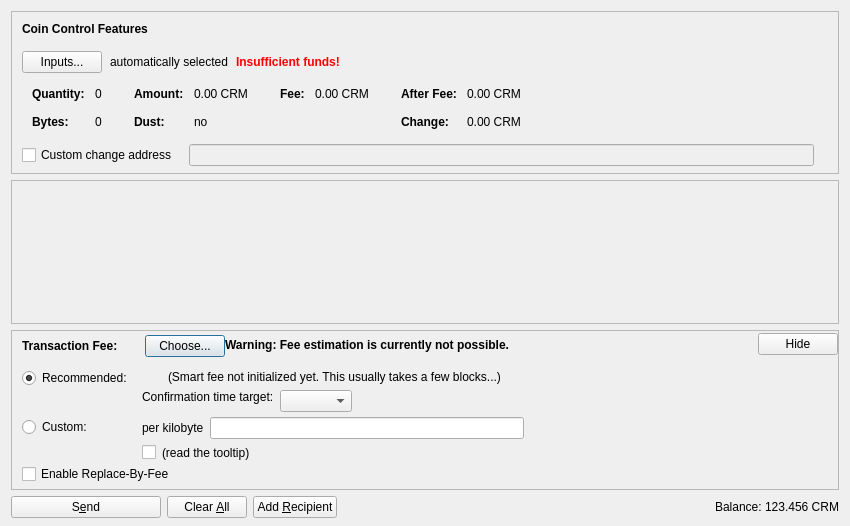
<?xml version="1.0" encoding="UTF-8"?>
<ui version="4.0">
 <class>SendCoinsDialog</class>
 <widget class="QDialog" name="SendCoinsDialog">
  <property name="geometry">
   <rect>
    <x>0</x>
    <y>0</y>
    <width>850</width>
    <height>526</height>
   </rect>
  </property>
  <property name="windowTitle">
   <string>Send Coins</string>
  </property>
  <layout class="QVBoxLayout" name="verticalLayout" stretch="0,1,0,0">
   <property name="bottomMargin">
    <number>8</number>
   </property>
   <item>
    <widget class="QFrame" name="frameCoinControl">
     <property name="sizePolicy">
      <sizepolicy hsizetype="Expanding" vsizetype="Expanding">
       <horstretch>0</horstretch>
       <verstretch>0</verstretch>
      </sizepolicy>
     </property>
     <property name="maximumSize">
      <size>
       <width>16777215</width>
       <height>16777215</height>
      </size>
     </property>
     <property name="frameShape">
      <enum>QFrame::StyledPanel</enum>
     </property>
     <property name="frameShadow">
      <enum>QFrame::Sunken</enum>
     </property>
     <layout class="QVBoxLayout" name="verticalLayoutCoinControl2">
      <property name="spacing">
       <number>0</number>
      </property>
      <property name="leftMargin">
       <number>0</number>
      </property>
      <property name="topMargin">
       <number>0</number>
      </property>
      <property name="rightMargin">
       <number>0</number>
      </property>
      <property name="bottomMargin">
       <number>6</number>
      </property>
      <item>
       <layout class="QVBoxLayout" name="verticalLayoutCoinControl" stretch="0,0,0,0,1">
        <property name="spacing">
         <number>0</number>
        </property>
        <property name="leftMargin">
         <number>10</number>
        </property>
        <property name="topMargin">
         <number>10</number>
        </property>
        <item>
         <layout class="QHBoxLayout" name="horizontalLayoutCoinControl1">
          <property name="bottomMargin">
           <number>15</number>
          </property>
          <item>
           <widget class="QLabel" name="labelCoinControlFeatures">
            <property name="sizePolicy">
             <sizepolicy hsizetype="Preferred" vsizetype="Maximum">
              <horstretch>0</horstretch>
              <verstretch>0</verstretch>
             </sizepolicy>
            </property>
            <property name="font">
             <font>
              <weight>75</weight>
              <bold>true</bold>
             </font>
            </property>
            <property name="styleSheet">
             <string notr="true">font-weight:bold;</string>
            </property>
            <property name="text">
             <string>Coin Control Features</string>
            </property>
           </widget>
          </item>
         </layout>
        </item>
        <item>
         <layout class="QHBoxLayout" name="horizontalLayoutCoinControl2" stretch="0,0,0,0">
          <property name="spacing">
           <number>8</number>
          </property>
          <property name="bottomMargin">
           <number>10</number>
          </property>
          <item>
           <widget class="QPushButton" name="pushButtonCoinControl">
            <property name="styleSheet">
             <string notr="true"/>
            </property>
            <property name="text">
             <string>Inputs...</string>
            </property>
            <property name="autoDefault">
             <bool>false</bool>
            </property>
           </widget>
          </item>
          <item>
           <widget class="QLabel" name="labelCoinControlAutomaticallySelected">
            <property name="text">
             <string>automatically selected</string>
            </property>
            <property name="margin">
             <number>5</number>
            </property>
           </widget>
          </item>
          <item>
           <widget class="QLabel" name="labelCoinControlInsuffFunds">
            <property name="font">
             <font>
              <weight>75</weight>
              <bold>true</bold>
             </font>
            </property>
            <property name="styleSheet">
             <string notr="true">color:red;font-weight:bold;</string>
            </property>
            <property name="text">
             <string>Insufficient funds!</string>
            </property>
            <property name="margin">
             <number>5</number>
            </property>
           </widget>
          </item>
          <item>
           <spacer name="horizontalSpacerCoinControl">
            <property name="orientation">
             <enum>Qt::Horizontal</enum>
            </property>
            <property name="sizeHint" stdset="0">
             <size>
              <width>40</width>
              <height>1</height>
             </size>
            </property>
           </spacer>
          </item>
         </layout>
        </item>
        <item>
         <widget class="QWidget" name="widgetCoinControl" native="true">
          <property name="sizePolicy">
           <sizepolicy hsizetype="Preferred" vsizetype="Preferred">
            <horstretch>0</horstretch>
            <verstretch>0</verstretch>
           </sizepolicy>
          </property>
          <property name="minimumSize">
           <size>
            <width>0</width>
            <height>0</height>
           </size>
          </property>
          <property name="styleSheet">
           <string notr="true"/>
          </property>
          <layout class="QHBoxLayout" name="horizontalLayoutCoinControl5">
           <property name="leftMargin">
            <number>0</number>
           </property>
           <property name="topMargin">
            <number>0</number>
           </property>
           <property name="rightMargin">
            <number>0</number>
           </property>
           <property name="bottomMargin">
            <number>0</number>
           </property>
           <item>
            <layout class="QHBoxLayout" name="horizontalLayoutCoinControl3" stretch="0,0,0,1">
             <property name="spacing">
              <number>20</number>
             </property>
             <property name="topMargin">
              <number>0</number>
             </property>
             <property name="bottomMargin">
              <number>10</number>
             </property>
             <item>
              <layout class="QFormLayout" name="formLayoutCoinControl1">
               <property name="horizontalSpacing">
                <number>10</number>
               </property>
               <property name="verticalSpacing">
                <number>14</number>
               </property>
               <property name="leftMargin">
                <number>10</number>
               </property>
               <property name="topMargin">
                <number>4</number>
               </property>
               <property name="rightMargin">
                <number>6</number>
               </property>
               <item row="0" column="0">
                <widget class="QLabel" name="labelCoinControlQuantityText">
                 <property name="font">
                  <font>
                   <weight>75</weight>
                   <bold>true</bold>
                  </font>
                 </property>
                 <property name="text">
                  <string>Quantity:</string>
                 </property>
                 <property name="margin">
                  <number>0</number>
                 </property>
                </widget>
               </item>
               <item row="0" column="1">
                <widget class="QLabel" name="labelCoinControlQuantity">
                 <property name="cursor">
                  <cursorShape>IBeamCursor</cursorShape>
                 </property>
                 <property name="contextMenuPolicy">
                  <enum>Qt::ActionsContextMenu</enum>
                 </property>
                 <property name="text">
                  <string notr="true">0</string>
                 </property>
                 <property name="margin">
                  <number>0</number>
                 </property>
                 <property name="textInteractionFlags">
                  <set>Qt::LinksAccessibleByMouse|Qt::TextSelectableByKeyboard|Qt::TextSelectableByMouse</set>
                 </property>
                </widget>
               </item>
               <item row="1" column="0">
                <widget class="QLabel" name="labelCoinControlBytesText">
                 <property name="font">
                  <font>
                   <weight>75</weight>
                   <bold>true</bold>
                  </font>
                 </property>
                 <property name="text">
                  <string>Bytes:</string>
                 </property>
                </widget>
               </item>
               <item row="1" column="1">
                <widget class="QLabel" name="labelCoinControlBytes">
                 <property name="cursor">
                  <cursorShape>IBeamCursor</cursorShape>
                 </property>
                 <property name="contextMenuPolicy">
                  <enum>Qt::ActionsContextMenu</enum>
                 </property>
                 <property name="text">
                  <string notr="true">0</string>
                 </property>
                 <property name="textInteractionFlags">
                  <set>Qt::LinksAccessibleByMouse|Qt::TextSelectableByKeyboard|Qt::TextSelectableByMouse</set>
                 </property>
                </widget>
               </item>
              </layout>
             </item>
             <item>
              <layout class="QFormLayout" name="formLayoutCoinControl2">
               <property name="horizontalSpacing">
                <number>10</number>
               </property>
               <property name="verticalSpacing">
                <number>14</number>
               </property>
               <property name="leftMargin">
                <number>6</number>
               </property>
               <property name="topMargin">
                <number>4</number>
               </property>
               <property name="rightMargin">
                <number>6</number>
               </property>
               <item row="0" column="0">
                <widget class="QLabel" name="labelCoinControlAmountText">
                 <property name="font">
                  <font>
                   <weight>75</weight>
                   <bold>true</bold>
                  </font>
                 </property>
                 <property name="text">
                  <string>Amount:</string>
                 </property>
                 <property name="margin">
                  <number>0</number>
                 </property>
                </widget>
               </item>
               <item row="0" column="1">
                <widget class="QLabel" name="labelCoinControlAmount">
                 <property name="cursor">
                  <cursorShape>IBeamCursor</cursorShape>
                 </property>
                 <property name="contextMenuPolicy">
                  <enum>Qt::ActionsContextMenu</enum>
                 </property>
                 <property name="text">
                  <string notr="true">0.00 CRM</string>
                 </property>
                 <property name="textInteractionFlags">
                  <set>Qt::LinksAccessibleByMouse|Qt::TextSelectableByKeyboard|Qt::TextSelectableByMouse</set>
                 </property>
                </widget>
               </item>
               <item row="1" column="0">
                <widget class="QLabel" name="labelCoinControlLowOutputText">
                 <property name="font">
                  <font>
                   <weight>75</weight>
                   <bold>true</bold>
                  </font>
                 </property>
                 <property name="text">
                  <string>Dust:</string>
                 </property>
                </widget>
               </item>
               <item row="1" column="1">
                <widget class="QLabel" name="labelCoinControlLowOutput">
                 <property name="cursor">
                  <cursorShape>IBeamCursor</cursorShape>
                 </property>
                 <property name="contextMenuPolicy">
                  <enum>Qt::ActionsContextMenu</enum>
                 </property>
                 <property name="text">
                  <string notr="true">no</string>
                 </property>
                 <property name="textInteractionFlags">
                  <set>Qt::LinksAccessibleByMouse|Qt::TextSelectableByKeyboard|Qt::TextSelectableByMouse</set>
                 </property>
                </widget>
               </item>
              </layout>
             </item>
             <item>
              <layout class="QFormLayout" name="formLayoutCoinControl3">
               <property name="horizontalSpacing">
                <number>10</number>
               </property>
               <property name="verticalSpacing">
                <number>14</number>
               </property>
               <property name="leftMargin">
                <number>6</number>
               </property>
               <property name="topMargin">
                <number>4</number>
               </property>
               <property name="rightMargin">
                <number>6</number>
               </property>
               <item row="0" column="0">
                <widget class="QLabel" name="labelCoinControlFeeText">
                 <property name="font">
                  <font>
                   <weight>75</weight>
                   <bold>true</bold>
                  </font>
                 </property>
                 <property name="text">
                  <string>Fee:</string>
                 </property>
                 <property name="margin">
                  <number>0</number>
                 </property>
                </widget>
               </item>
               <item row="0" column="1">
                <widget class="QLabel" name="labelCoinControlFee">
                 <property name="cursor">
                  <cursorShape>IBeamCursor</cursorShape>
                 </property>
                 <property name="contextMenuPolicy">
                  <enum>Qt::ActionsContextMenu</enum>
                 </property>
                 <property name="text">
                  <string notr="true">0.00 CRM</string>
                 </property>
                 <property name="textInteractionFlags">
                  <set>Qt::LinksAccessibleByMouse|Qt::TextSelectableByKeyboard|Qt::TextSelectableByMouse</set>
                 </property>
                </widget>
               </item>
              </layout>
             </item>
             <item>
              <layout class="QFormLayout" name="formLayoutCoinControl4">
               <property name="horizontalSpacing">
                <number>10</number>
               </property>
               <property name="verticalSpacing">
                <number>14</number>
               </property>
               <property name="leftMargin">
                <number>6</number>
               </property>
               <property name="topMargin">
                <number>4</number>
               </property>
               <property name="rightMargin">
                <number>6</number>
               </property>
               <item row="0" column="0">
                <widget class="QLabel" name="labelCoinControlAfterFeeText">
                 <property name="font">
                  <font>
                   <weight>75</weight>
                   <bold>true</bold>
                  </font>
                 </property>
                 <property name="text">
                  <string>After Fee:</string>
                 </property>
                 <property name="margin">
                  <number>0</number>
                 </property>
                </widget>
               </item>
               <item row="0" column="1">
                <widget class="QLabel" name="labelCoinControlAfterFee">
                 <property name="cursor">
                  <cursorShape>IBeamCursor</cursorShape>
                 </property>
                 <property name="contextMenuPolicy">
                  <enum>Qt::ActionsContextMenu</enum>
                 </property>
                 <property name="text">
                  <string notr="true">0.00 CRM</string>
                 </property>
                 <property name="textInteractionFlags">
                  <set>Qt::LinksAccessibleByMouse|Qt::TextSelectableByKeyboard|Qt::TextSelectableByMouse</set>
                 </property>
                </widget>
               </item>
               <item row="1" column="0">
                <widget class="QLabel" name="labelCoinControlChangeText">
                 <property name="font">
                  <font>
                   <weight>75</weight>
                   <bold>true</bold>
                  </font>
                 </property>
                 <property name="text">
                  <string>Change:</string>
                 </property>
                </widget>
               </item>
               <item row="1" column="1">
                <widget class="QLabel" name="labelCoinControlChange">
                 <property name="cursor">
                  <cursorShape>IBeamCursor</cursorShape>
                 </property>
                 <property name="contextMenuPolicy">
                  <enum>Qt::ActionsContextMenu</enum>
                 </property>
                 <property name="text">
                  <string notr="true">0.00 CRM</string>
                 </property>
                 <property name="textInteractionFlags">
                  <set>Qt::LinksAccessibleByMouse|Qt::TextSelectableByKeyboard|Qt::TextSelectableByMouse</set>
                 </property>
                </widget>
               </item>
              </layout>
             </item>
            </layout>
           </item>
          </layout>
         </widget>
        </item>
        <item>
         <layout class="QHBoxLayout" name="horizontalLayoutCoinControl4" stretch="0,0,0">
          <property name="spacing">
           <number>12</number>
          </property>
          <property name="sizeConstraint">
           <enum>QLayout::SetDefaultConstraint</enum>
          </property>
          <property name="topMargin">
           <number>5</number>
          </property>
          <property name="rightMargin">
           <number>5</number>
          </property>
          <item>
           <widget class="QCheckBox" name="checkBoxCoinControlChange">
            <property name="toolTip">
             <string>If this is activated, but the change address is empty or invalid, change will be sent to a newly generated address.</string>
            </property>
            <property name="text">
             <string>Custom change address</string>
            </property>
           </widget>
          </item>
          <item>
           <widget class="QValidatedLineEdit" name="lineEditCoinControlChange">
            <property name="enabled">
             <bool>false</bool>
            </property>
            <property name="sizePolicy">
             <sizepolicy hsizetype="Expanding" vsizetype="Fixed">
              <horstretch>0</horstretch>
              <verstretch>0</verstretch>
             </sizepolicy>
            </property>
           </widget>
          </item>
          <item>
           <widget class="QLabel" name="labelCoinControlChangeLabel">
            <property name="sizePolicy">
             <sizepolicy hsizetype="Preferred" vsizetype="Expanding">
              <horstretch>0</horstretch>
              <verstretch>0</verstretch>
             </sizepolicy>
            </property>
            <property name="minimumSize">
             <size>
              <width>0</width>
              <height>0</height>
             </size>
            </property>
            <property name="text">
             <string/>
            </property>
            <property name="margin">
             <number>3</number>
            </property>
           </widget>
          </item>
         </layout>
        </item>
        <item>
         <spacer name="verticalSpacerCoinControl">
          <property name="orientation">
           <enum>Qt::Vertical</enum>
          </property>
          <property name="sizeHint" stdset="0">
           <size>
            <width>800</width>
            <height>1</height>
           </size>
          </property>
         </spacer>
        </item>
       </layout>
      </item>
     </layout>
    </widget>
   </item>
   <item>
    <widget class="QScrollArea" name="scrollArea">
     <property name="widgetResizable">
      <bool>true</bool>
     </property>
     <widget class="QWidget" name="scrollAreaWidgetContents">
      <property name="geometry">
       <rect>
        <x>0</x>
        <y>0</y>
        <width>830</width>
        <height>104</height>
       </rect>
      </property>
      <layout class="QVBoxLayout" name="verticalLayout_2" stretch="0,1">
       <property name="leftMargin">
        <number>0</number>
       </property>
       <property name="topMargin">
        <number>0</number>
       </property>
       <property name="rightMargin">
        <number>0</number>
       </property>
       <property name="bottomMargin">
        <number>0</number>
       </property>
       <item>
        <layout class="QVBoxLayout" name="entries">
         <property name="spacing">
          <number>6</number>
         </property>
        </layout>
       </item>
       <item>
        <spacer name="verticalSpacer">
         <property name="orientation">
          <enum>Qt::Vertical</enum>
         </property>
         <property name="sizeHint" stdset="0">
          <size>
           <width>20</width>
           <height>40</height>
          </size>
         </property>
        </spacer>
       </item>
      </layout>
     </widget>
    </widget>
   </item>
   <item>
    <widget class="QFrame" name="frameFee">
     <property name="sizePolicy">
      <sizepolicy hsizetype="Expanding" vsizetype="Expanding">
       <horstretch>0</horstretch>
       <verstretch>0</verstretch>
      </sizepolicy>
     </property>
     <property name="maximumSize">
      <size>
       <width>16777215</width>
       <height>16777215</height>
      </size>
     </property>
     <property name="frameShape">
      <enum>QFrame::StyledPanel</enum>
     </property>
     <property name="frameShadow">
      <enum>QFrame::Sunken</enum>
     </property>
     <layout class="QVBoxLayout" name="verticalLayoutFee1">
      <property name="spacing">
       <number>0</number>
      </property>
      <property name="leftMargin">
       <number>0</number>
      </property>
      <property name="topMargin">
       <number>0</number>
      </property>
      <property name="rightMargin">
       <number>0</number>
      </property>
      <property name="bottomMargin">
       <number>0</number>
      </property>
      <item>
       <layout class="QVBoxLayout" name="verticalLayoutFee2" stretch="0,0,0">
        <property name="spacing">
         <number>0</number>
        </property>
        <property name="leftMargin">
         <number>10</number>
        </property>
        <property name="topMargin">
         <number>0</number>
        </property>
        <item>
         <layout class="QHBoxLayout" name="horizontalLayoutFee1">
          <property name="bottomMargin">
           <number>0</number>
          </property>
          <item>
           <layout class="QVBoxLayout" name="verticalLayoutFee7">
            <property name="spacing">
             <number>0</number>
            </property>
            <item>
             <spacer name="verticalSpacerSmartFee">
              <property name="orientation">
               <enum>Qt::Vertical</enum>
              </property>
              <property name="sizeType">
               <enum>QSizePolicy::Fixed</enum>
              </property>
              <property name="sizeHint" stdset="0">
               <size>
                <width>1</width>
                <height>4</height>
               </size>
              </property>
             </spacer>
            </item>
            <item>
             <layout class="QHBoxLayout" name="horizontalLayoutSmartFee">
              <property name="spacing">
               <number>10</number>
              </property>
              <item>
               <widget class="QLabel" name="labelFeeHeadline">
                <property name="sizePolicy">
                 <sizepolicy hsizetype="Preferred" vsizetype="Maximum">
                  <horstretch>0</horstretch>
                  <verstretch>0</verstretch>
                 </sizepolicy>
                </property>
                <property name="font">
                 <font>
                  <weight>75</weight>
                  <bold>true</bold>
                 </font>
                </property>
                <property name="styleSheet">
                 <string notr="true">font-weight:bold;</string>
                </property>
                <property name="text">
                 <string>Transaction Fee:</string>
                </property>
               </widget>
              </item>
              <item>
               <widget class="QLabel" name="labelFeeMinimized">
                <property name="text">
                 <string/>
                </property>
               </widget>
              </item>
              <item>
               <widget class="QPushButton" name="buttonChooseFee">
                <property name="text">
                 <string>Choose...</string>
                </property>
               </widget>
              </item>
             </layout>
            </item>
            <item>
             <spacer name="verticalSpacer_5">
              <property name="orientation">
               <enum>Qt::Vertical</enum>
              </property>
              <property name="sizeHint" stdset="0">
               <size>
                <width>1</width>
                <height>1</height>
               </size>
              </property>
             </spacer>
            </item>
           </layout>
          </item>
          <item>
           <widget class="QLabel" name="fallbackFeeWarningLabel">
            <property name="toolTip">
             <string>Using the fallbackfee can result in sending a transaction that will take several hours or days (or never) to confirm. Consider choosing your fee manually or wait until you have validated the complete chain.</string>
            </property>
            <property name="font">
            <font>
                <weight>75</weight>
                <bold>true</bold>
            </font>
            </property>
            <property name="text">
             <string>Warning: Fee estimation is currently not possible.</string>
            </property>
            <property name="wordWrap">
             <bool>false</bool>
            </property>
           </widget>
          </item>
          <item>
           <spacer name="horizontalSpacer_4">
            <property name="orientation">
             <enum>Qt::Horizontal</enum>
            </property>
            <property name="sizeType">
             <enum>QSizePolicy::MinimumExpanding</enum>
            </property>
            <property name="sizeHint" stdset="0">
             <size>
              <width>40</width>
              <height>20</height>
             </size>
            </property>
           </spacer>
          </item>
          <item>
           <widget class="QPushButton" name="buttonMinimizeFee">
            <property name="toolTip">
             <string>collapse fee-settings</string>
            </property>
            <property name="text">
             <string>Hide</string>
            </property>
           </widget>
          </item>
         </layout>
        </item>
        <item>
         <widget class="QFrame" name="frameFeeSelection">
          <layout class="QVBoxLayout" name="verticalLayoutFee12">
           <property name="spacing">
            <number>0</number>
           </property>
           <property name="leftMargin">
            <number>0</number>
           </property>
           <property name="topMargin">
            <number>0</number>
           </property>
           <property name="rightMargin">
            <number>0</number>
           </property>
           <property name="bottomMargin">
            <number>0</number>
           </property>
           <item>
            <layout class="QGridLayout" name="gridLayoutFee">
             <property name="topMargin">
              <number>10</number>
             </property>
             <property name="bottomMargin">
              <number>4</number>
             </property>
             <property name="horizontalSpacing">
              <number>10</number>
             </property>
             <property name="verticalSpacing">
              <number>4</number>
             </property>
             <item row="1" column="1">
              <layout class="QVBoxLayout" name="verticalLayoutFee8">
               <property name="spacing">
                <number>6</number>
               </property>
               <item>
                <layout class="QHBoxLayout" name="horizontalLayoutFee13">
                 <item>
                  <widget class="QLabel" name="labelCustomPerKilobyte">
                   <property name="toolTip">
                    <string>Specify a custom fee per kB (1,000 bytes) of the transaction's virtual size.

Note:  Since the fee is calculated on a per-byte basis, a fee of "100 satoshis per kB" for a transaction size of 500 bytes (half of 1 kB) would ultimately yield a fee of only 50 satoshis.</string>
                   </property>
                   <property name="text">
                    <string>per kilobyte</string>
                   </property>
                  </widget>
                 </item>
                 <item>
                  <widget class="BitcoinAmountField" name="customFee"/>
                 </item>
                 <item>
                  <spacer name="horizontalSpacer_6">
                   <property name="orientation">
                    <enum>Qt::Horizontal</enum>
                   </property>
                   <property name="sizeHint" stdset="0">
                    <size>
                     <width>1</width>
                     <height>1</height>
                    </size>
                   </property>
                  </spacer>
                 </item>
                </layout>
               </item>
               <item>
                <layout class="QHBoxLayout" name="horizontalLayoutFee8">
                 <item>
                  <widget class="QCheckBox" name="checkBoxMinimumFee">
                   <property name="toolTip">
                    <string>Paying only the minimum fee is just fine as long as there is less transaction volume than space in the blocks. But be aware that this can end up in a never confirming transaction once there is more demand for cream transactions than the network can process.</string>
                   </property>
                   <property name="text">
                    <string/>
                   </property>
                  </widget>
                 </item>
                 <item>
                  <widget class="QLabel" name="labelMinFeeWarning">
                   <property name="enabled">
                    <bool>true</bool>
                   </property>
                   <property name="toolTip">
                    <string>Paying only the minimum fee is just fine as long as there is less transaction volume than space in the blocks. But be aware that this can end up in a never confirming transaction once there is more demand for cream transactions than the network can process.</string>
                   </property>
                   <property name="text">
                    <string>(read the tooltip)</string>
                   </property>
                   <property name="margin">
                    <number>5</number>
                   </property>
                  </widget>
                 </item>
                 <item>
                  <spacer name="horizontalSpacer_2">
                   <property name="orientation">
                    <enum>Qt::Horizontal</enum>
                   </property>
                   <property name="sizeHint" stdset="0">
                    <size>
                     <width>1</width>
                     <height>1</height>
                    </size>
                   </property>
                  </spacer>
                 </item>
                </layout>
               </item>
              </layout>
             </item>
             <item row="0" column="0">
              <layout class="QVBoxLayout" name="verticalLayoutFee4" stretch="0,1">
               <item>
                <widget class="QRadioButton" name="radioSmartFee">
                 <property name="text">
                  <string>Recommended:</string>
                 </property>
                 <property name="checked">
                  <bool>true</bool>
                 </property>
                 <attribute name="buttonGroup">
                  <string notr="true">groupFee</string>
                 </attribute>
                </widget>
               </item>
               <item>
                <spacer name="verticalSpacer_2">
                 <property name="orientation">
                  <enum>Qt::Vertical</enum>
                 </property>
                 <property name="sizeHint" stdset="0">
                  <size>
                   <width>1</width>
                   <height>1</height>
                  </size>
                 </property>
                </spacer>
               </item>
              </layout>
             </item>
             <item row="1" column="0">
              <layout class="QVBoxLayout" name="verticalLayoutFee9" stretch="0,1">
               <item>
                <widget class="QRadioButton" name="radioCustomFee">
                 <property name="text">
                  <string>Custom:</string>
                 </property>
                 <attribute name="buttonGroup">
                  <string notr="true">groupFee</string>
                 </attribute>
                </widget>
               </item>
               <item>
                <spacer name="verticalSpacer_6">
                 <property name="orientation">
                  <enum>Qt::Vertical</enum>
                 </property>
                 <property name="sizeHint" stdset="0">
                  <size>
                   <width>1</width>
                   <height>1</height>
                  </size>
                 </property>
                </spacer>
               </item>
              </layout>
             </item>
             <item row="0" column="1">
              <layout class="QVBoxLayout" name="verticalLayoutFee3" stretch="0,0,1">
               <property name="spacing">
                <number>6</number>
               </property>
               <property name="topMargin">
                <number>2</number>
               </property>
               <item>
                <layout class="QHBoxLayout" name="horizontalLayoutFee12">
                 <item>
                  <widget class="QLabel" name="labelSmartFee">
                   <property name="text">
                    <string/>
                   </property>
                   <property name="margin">
                    <number>2</number>
                   </property>
                  </widget>
                 </item>
                 <item>
                  <widget class="QLabel" name="labelFeeEstimation">
                   <property name="text">
                    <string/>
                   </property>
                  </widget>
                 </item>
                 <item>
                  <widget class="QLabel" name="labelSmartFee2">
                   <property name="text">
                    <string>(Smart fee not initialized yet. This usually takes a few blocks...)</string>
                   </property>
                   <property name="margin">
                    <number>2</number>
                   </property>
                  </widget>
                 </item>
                 <item>
                  <spacer name="horizontalSpacer_5">
                   <property name="orientation">
                    <enum>Qt::Horizontal</enum>
                   </property>
                   <property name="sizeHint" stdset="0">
                    <size>
                     <width>1</width>
                     <height>1</height>
                    </size>
                   </property>
                  </spacer>
                 </item>
                </layout>
               </item>
               <item>
                <layout class="QHBoxLayout" name="horizontalLayoutFee9">
                 <item>
                  <layout class="QVBoxLayout" name="verticalLayoutFee6">
                   <item>
                    <widget class="QLabel" name="labelSmartFee3">
                     <property name="text">
                      <string>Confirmation time target:</string>
                     </property>
                     <property name="margin">
                      <number>2</number>
                     </property>
                    </widget>
                   </item>
                   <item>
                    <spacer name="verticalSpacer_3">
                     <property name="orientation">
                      <enum>Qt::Vertical</enum>
                     </property>
                     <property name="sizeHint" stdset="0">
                      <size>
                       <width>1</width>
                       <height>1</height>
                      </size>
                     </property>
                    </spacer>
                   </item>
                  </layout>
                 </item>
                 <item>
                  <layout class="QVBoxLayout" name="verticalLayoutFee5">
                   <property name="rightMargin">
                    <number>30</number>
                   </property>
                   <item>
                    <layout class="QHBoxLayout" name="horizontalLayoutConfTarget">
                     <property name="bottomMargin">
                      <number>0</number>
                     </property>
                     <item>
                      <widget class="QComboBox" name="confTargetSelector"/>
                     </item>
                     <item>
                      <spacer name="horizontalSpacerConfTarget">
                       <property name="orientation">
                        <enum>Qt::Horizontal</enum>
                       </property>
                       <property name="sizeHint" stdset="0">
                        <size>
                         <width>40</width>
                         <height>20</height>
                        </size>
                       </property>
                      </spacer>
                     </item>
                    </layout>
                   </item>
                  </layout>
                 </item>
                </layout>
               </item>
               <item>
                <spacer name="verticalSpacer_4">
                 <property name="orientation">
                  <enum>Qt::Vertical</enum>
                 </property>
                 <property name="sizeHint" stdset="0">
                  <size>
                   <width>1</width>
                   <height>1</height>
                  </size>
                 </property>
                </spacer>
               </item>
              </layout>
             </item>
            </layout>
           </item>
           <item>
            <widget class="QCheckBox" name="optInRBF">
             <property name="text">
              <string>Enable Replace-By-Fee</string>
             </property>
             <property name="toolTip">
              <string>With Replace-By-Fee (BIP-125) you can increase a transaction's fee after it is sent. Without this, a higher fee may be recommended to compensate for increased transaction delay risk.</string>
             </property>
            </widget>
           </item>
          </layout>
         </widget>
        </item>
        <item>
         <spacer name="verticalSpacerFee">
          <property name="orientation">
           <enum>Qt::Vertical</enum>
          </property>
          <property name="sizeHint" stdset="0">
           <size>
            <width>40</width>
            <height>5</height>
           </size>
          </property>
         </spacer>
        </item>
       </layout>
      </item>
     </layout>
    </widget>
   </item>
   <item>
    <layout class="QHBoxLayout" name="horizontalLayout">
     <item>
      <widget class="QPushButton" name="sendButton">
       <property name="minimumSize">
        <size>
         <width>150</width>
         <height>0</height>
        </size>
       </property>
       <property name="toolTip">
        <string>Confirm the send action</string>
       </property>
       <property name="text">
        <string>S&amp;end</string>
       </property>
       <property name="icon">
        <iconset resource="../cream.qrc">
         <normaloff>:/icons/send</normaloff>:/icons/send</iconset>
       </property>
       <property name="autoDefault">
        <bool>false</bool>
       </property>
       <property name="default">
        <bool>false</bool>
       </property>
      </widget>
     </item>
     <item>
      <widget class="QPushButton" name="clearButton">
       <property name="sizePolicy">
        <sizepolicy hsizetype="Minimum" vsizetype="Fixed">
         <horstretch>0</horstretch>
         <verstretch>0</verstretch>
        </sizepolicy>
       </property>
       <property name="toolTip">
        <string>Clear all fields of the form.</string>
       </property>
       <property name="text">
        <string>Clear &amp;All</string>
       </property>
       <property name="icon">
        <iconset resource="../cream.qrc">
         <normaloff>:/icons/remove</normaloff>:/icons/remove</iconset>
       </property>
       <property name="autoDefault">
        <bool>false</bool>
       </property>
      </widget>
     </item>
     <item>
      <widget class="QPushButton" name="addButton">
       <property name="toolTip">
        <string>Send to multiple recipients at once</string>
       </property>
       <property name="text">
        <string>Add &amp;Recipient</string>
       </property>
       <property name="icon">
        <iconset resource="../cream.qrc">
         <normaloff>:/icons/add</normaloff>:/icons/add</iconset>
       </property>
       <property name="autoDefault">
        <bool>false</bool>
       </property>
      </widget>
     </item>
     <item>
      <spacer name="horizontalSpacer">
       <property name="orientation">
        <enum>Qt::Horizontal</enum>
       </property>
       <property name="sizeHint" stdset="0">
        <size>
         <width>40</width>
         <height>20</height>
        </size>
       </property>
      </spacer>
     </item>
     <item>
      <layout class="QHBoxLayout" name="horizontalLayout_2">
       <property name="spacing">
        <number>3</number>
       </property>
       <item>
        <widget class="QLabel" name="label">
         <property name="sizePolicy">
          <sizepolicy hsizetype="Preferred" vsizetype="Fixed">
           <horstretch>0</horstretch>
           <verstretch>0</verstretch>
          </sizepolicy>
         </property>
         <property name="text">
          <string>Balance:</string>
         </property>
        </widget>
       </item>
       <item>
        <widget class="QLabel" name="labelBalance">
         <property name="sizePolicy">
          <sizepolicy hsizetype="Preferred" vsizetype="Fixed">
           <horstretch>0</horstretch>
           <verstretch>0</verstretch>
          </sizepolicy>
         </property>
         <property name="cursor">
          <cursorShape>IBeamCursor</cursorShape>
         </property>
         <property name="text">
          <string notr="true">123.456 CRM</string>
         </property>
         <property name="textInteractionFlags">
          <set>Qt::LinksAccessibleByMouse|Qt::TextSelectableByKeyboard|Qt::TextSelectableByMouse</set>
         </property>
        </widget>
       </item>
      </layout>
     </item>
    </layout>
   </item>
  </layout>
 </widget>
 <customwidgets>
  <customwidget>
   <class>QValidatedLineEdit</class>
   <extends>QLineEdit</extends>
   <header>qt/qvalidatedlineedit.h</header>
  </customwidget>
  <customwidget>
   <class>BitcoinAmountField</class>
   <extends>QLineEdit</extends>
   <header>qt/creamamountfield.h</header>
   <container>1</container>
  </customwidget>
 </customwidgets>
 <resources>
  <include location="../cream.qrc"/>
 </resources>
 <connections/>
 <buttongroups>
  <buttongroup name="groupFee"/>
 </buttongroups>
</ui>
